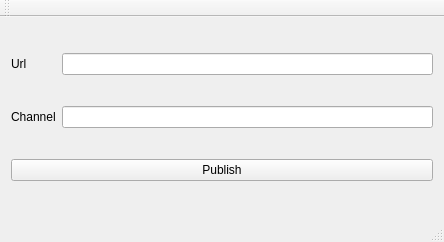
<?xml version="1.0" encoding="UTF-8"?>
<ui version="4.0">
 <class>MainWindow</class>
 <widget class="QMainWindow" name="MainWindow">
  <property name="geometry">
   <rect>
    <x>0</x>
    <y>0</y>
    <width>444</width>
    <height>242</height>
   </rect>
  </property>
  <property name="windowTitle">
   <string>MainWindow</string>
  </property>
  <widget class="QWidget" name="centralWidget">
   <layout class="QGridLayout" name="gridLayout">
    <item row="0" column="0">
     <widget class="QLabel" name="label_2">
      <property name="text">
       <string>Url</string>
      </property>
     </widget>
    </item>
    <item row="0" column="1">
     <widget class="QLineEdit" name="urlEdit"/>
    </item>
    <item row="1" column="0">
     <widget class="QLabel" name="label">
      <property name="text">
       <string>Channel</string>
      </property>
     </widget>
    </item>
    <item row="1" column="1">
     <widget class="QLineEdit" name="chnEdit"/>
    </item>
    <item row="2" column="0" colspan="2">
     <widget class="QPushButton" name="publishBtn">
      <property name="text">
       <string>Publish</string>
      </property>
     </widget>
    </item>
   </layout>
  </widget>
  <widget class="QMenuBar" name="menuBar">
   <property name="geometry">
    <rect>
     <x>0</x>
     <y>0</y>
     <width>444</width>
     <height>20</height>
    </rect>
   </property>
  </widget>
  <widget class="QToolBar" name="mainToolBar">
   <attribute name="toolBarArea">
    <enum>TopToolBarArea</enum>
   </attribute>
   <attribute name="toolBarBreak">
    <bool>false</bool>
   </attribute>
  </widget>
  <widget class="QStatusBar" name="statusBar"/>
 </widget>
 <layoutdefault spacing="6" margin="11"/>
 <resources/>
 <connections/>
</ui>
